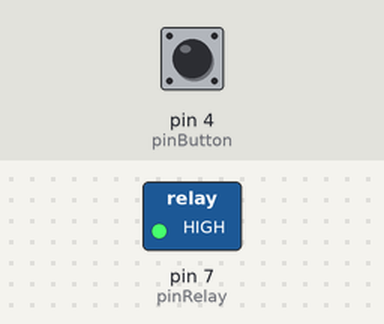
Recording of a sketch running on a simulated Arduino Uno, built with avr-gcc and run on an emulated ATmega328P. On the bench: switched loads named in the sketch (green lamp = pin HIGH). Inputs (shaded band) come from the test bench; at power-on: pin 4 (pinButton) HIGH. What the sketch prints to the serial monitor is not drawn.

Above: at 1.2 s.
1.3 s: pin 4 (pinButton) pulled LOW for 0.15 s
At 1.7 s:
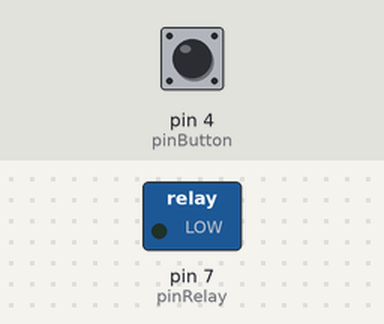
2.9 s: pin 4 (pinButton) pulled LOW for 1 s
At 4.1 s:
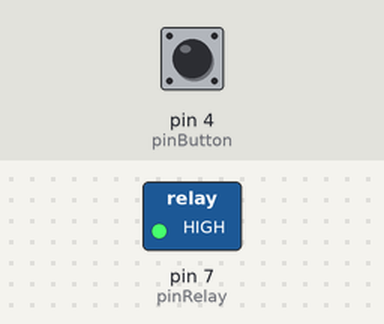
5.4 s: pin 4 (pinButton) pulled LOW for 3.2 s
At 6.0 s:
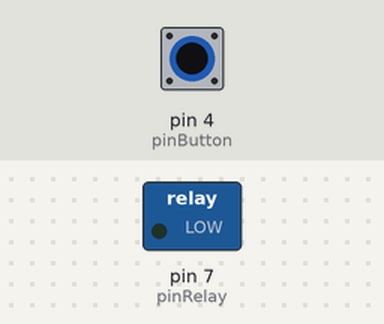
Timing chart, 0 to 8.4 s (numbered marks = the images above; inputs shaded):
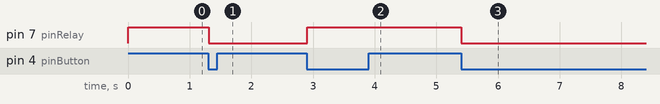

The sketch:

ex9.ino
```cpp
const int pinRelay = 7;
const int pinButton = 4;
int oldStateButton = 1;
int state = HIGH;

void setup()
{
  pinMode(pinButton, INPUT_PULLUP);
  pinMode(pinRelay, OUTPUT);
  Serial.begin(9600);
}

void loop()
{
  int stateButton = digitalRead(pinButton);

  Serial.println(state);
  if(stateButton == 0 && oldStateButton != stateButton)
    state = state ? LOW : HIGH;
  digitalWrite(pinRelay, state);
  oldStateButton = stateButton;
}
```

Measured:
- after the input at 1.3 s, pin 7 (pinRelay): HIGH → LOW at once
- after the input at 2.9 s, pin 7 (pinRelay): LOW → HIGH at once
- after the input at 5.4 s, pin 7 (pinRelay): HIGH → LOW at once
